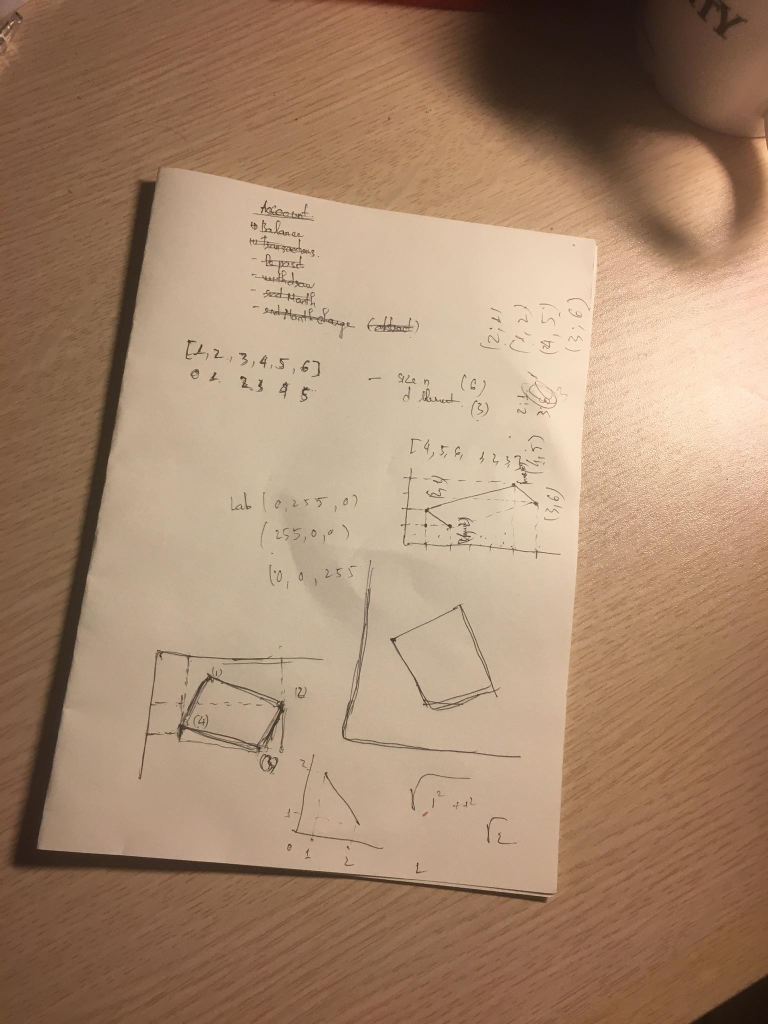
#> input picture scanner/image.jpg, 1536 x 2048 px (shown at 1/2 size)
$ python scan.py
#> lines starting #> are read from the running program, lines starting #| are printed output that depends on the picture; after the words box and inside, x2 and y2 are one past the last pixel; in counts of white or black regions, pixels touching at a corner belong together
### scanner/transform.py
# from imutils import perspective
import numpy as np
import cv2

rect = np.zeros((4,2), dtype="float32")

# print(rect)


def orderPoint(pts):
    rect = np.zeros((4,2), dtype="float32")
    s = pts.sum(axis = 1)
    rect[0] = pts[np.argmin(s)]
    rect[2] = pts[np.argmax(s)]

    diff  = np.diff(pts , axis = 1)
    rect[1] = pts[np.argmin(diff)]
    rect[3] = pts[np.argmax(diff)]


    return rect


def fourPointTransform(image, pts):

    rect = orderPoint(pts)

    (tl, tr, br, bl) = rect

    widthA = np.sqrt(((br[0] - bl[0]) ** 2) + ((br[1] - bl[1]) ** 2))
    widthB = np.sqrt(((tr[0] - tl[0]) ** 2) + ((tr[1] - tl[1]) ** 2))
    maxWidth = max(int(widthA), int(widthB))

    heightA = np.sqrt(((tr[0] - br[0]) ** 2) + ((tr[1] - br[1]) ** 2))
    heightB = np.sqrt(((tl[0] - bl[0]) ** 2) + ((tl[1] - bl[1]) ** 2))
    maxHeight = max(int(heightA), int(heightB))

    dst = np.array([
		[0, 0],
		[maxWidth - 1, 0],
		[maxWidth - 1, maxHeight - 1],
		[0, maxHeight - 1]], dtype = "float32")

    #Import only if not previously imported

    M = cv2.getPerspectiveTransform(rect, dst)
    warped = cv2.warpPerspective(image, M, (maxWidth, maxHeight))

    return warped

### scanner/scan.py
from transform import fourPointTransform
from skimage.filters import threshold_local
import numpy as np
import argparse
import cv2
import imutils


# [7 lines of commented-out code are left out]
image = cv2.imread("./image.jpg")
#> image is the input picture: shape (2048, 1536, 3); mean B, G, R 109.9, 135.6, 166.2
ratio = image.shape[0] / 500
#> ratio = 4.1
orig = image.copy()
image = imutils.resize(image,height= 500)
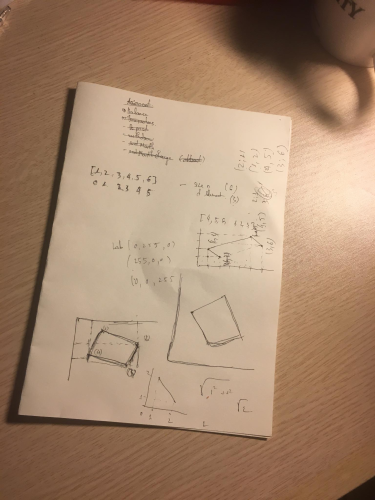
#> image: shape (500, 375, 3); mean B, G, R 109.9, 135.6, 166.2


# convert the image to grayscale, blur it and find adges
gray = cv2.cvtColor(image, cv2.COLOR_BGR2GRAY)
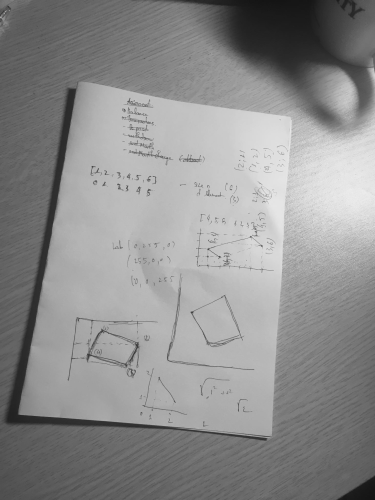
#> gray: shape (500, 375); min 19, max 236, mean 141.8
blur = cv2.GaussianBlur(gray, (3,3), 0)
edged = cv2.Canny(gray, 70, 200)
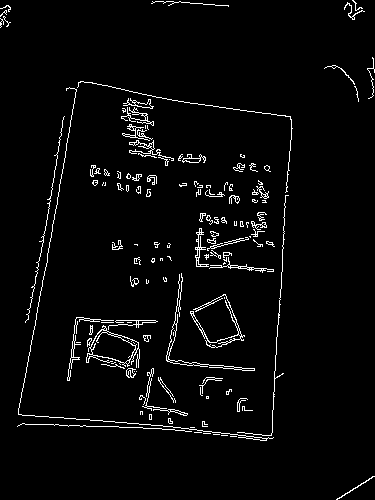
#> edged: shape (500, 375); 3.4% white in thin lines or dots


print("STEP 1: Edge Detection")
cv2.imshow("Image", image)
cv2.imshow("Edged", edged)
cv2.waitKey(0)
cv2.destroyAllWindows()


cnts = cv2.findContours(edged.copy(), cv2.RETR_LIST, cv2.CHAIN_APPROX_SIMPLE)
#> cnts = 296 contours, 253 with area under 20; largest, box (x1, y1, x2, y2) and area: (86, 325, 140, 368) 1099, (90, 329, 136, 364) 893, (190, 294, 245, 348) 324, (166, 274, 255, 371) 236, (206, 334, 241, 348) 148

cnts = imutils.grab_contours(cnts)
cnts = sorted(cnts, key=cv2.contourArea, reverse=True)[:5]
#> cnts = 5 contours; box (x1, y1, x2, y2) and area: (86, 325, 140, 368) 1099, (90, 329, 136, 364) 893, (190, 294, 245, 348) 324, (166, 274, 255, 371) 236, (206, 334, 241, 348) 148

screenCnt = []
for c in cnts:
    peri = cv2.arcLength(c, True)
    approx =cv2.approxPolyDP(c, 0.02 * peri ,True)

    if len(approx) == 4:
        screenCnt = approx

        break
#> this loop made 4 passes
#> (peri, screenCnt) on pass 4: (461, [[179, 274], [166, 360], [254, 370], [168, 358]])
#> peri on passes 1 to 3: 353.1, 183, 437.9


print("STEP 2: Find contours of paper")
print(screenCnt)
#| [[[179 274]]
#|  [[166 360]]
#|  [[254 370]]
#|  [[168 358]]]
print(screenCnt.reshape(4,2) * ratio)
#| [[ 733.184 1122.304]
#|  [ 679.936 1474.56 ]
#|  [1040.384 1515.52 ]
#|  [ 688.128 1466.368]]
cv2.drawContours(image, [screenCnt], -1, (0, 255, 0), 2)
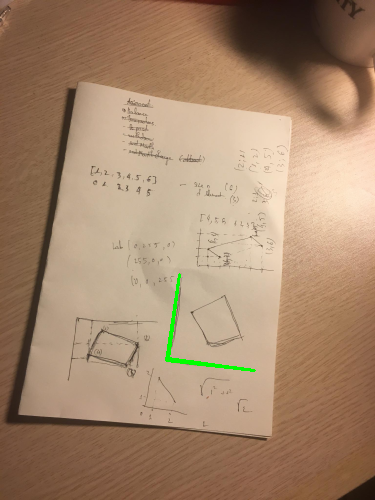
#> image: shape (500, 375, 3); 0.37% of pixels changed, all inside (x1, y1, x2, y2) = (165, 273, 256, 372)
cv2.imshow("Outline", image)
cv2.waitKey(0)
cv2.destroyAllWindows()

warped  =fourPointTransform(orig, screenCnt.reshape(4, 2) * ratio)
#> in orderPoint, `s = pts.sum(axis = 1)`: s = [1855.5, 2154.5, 2555.9, 2154.5]
#> in orderPoint, `diff  = np.diff(pts , axis = 1)`: diff = [389.1, 794.6, 475.1, 778.2]
#> in fourPointTransform, `rect = orderPoint(pts)`: rect = [[733.2, 1122.3], [733.2, 1122.3], [1040.4, 1515.5], [679.9, 1474.6]]
#> in fourPointTransform, `(tl, tr, br, bl) = rect`: tl = [733.2, 1122.3]; br = [1040.4, 1515.5]; bl = [679.9, 1474.6]
#> in fourPointTransform, `widthA = np.sqrt(((br[0] - bl[0]) ** 2) + ((br[1] - bl[1]) ** 2))`: widthA = 362.8
#> in fourPointTransform, `widthB = np.sqrt(((tr[0] - tl[0]) ** 2) + ((tr[1] - tl[1]) ** 2))`: widthB = 0
#> in fourPointTransform, `maxWidth = max(int(widthA), int(widthB))`: maxWidth = 362
#> in fourPointTransform, `heightA = np.sqrt(((tr[0] - br[0]) ** 2) + ((tr[1] - br[1]) ** 2))`: heightA = 499
#> in fourPointTransform, `heightB = np.sqrt(((tl[0] - bl[0]) ** 2) + ((tl[1] - bl[1]) ** 2))`: heightB = 356.3
#> in fourPointTransform, `maxHeight = max(int(heightA), int(heightB))`: maxHeight = 498
#> in fourPointTransform, `dst = np.array([ [0, 0], [maxWidth - 1, 0], [maxWidth - 1, maxHeight -..`: dst = [[0, 0], [361, 0], [361, 497], [0, 497]]
#> in fourPointTransform, `M = cv2.getPerspectiveTransform(rect, dst)`: M = [[0.000641, 9.69e-05, -0.579], [0.00075, 0.000237, -0.816], [1.51e-06, 4.76e-07, -0.00164]]
#> in fourPointTransform, `warped = cv2.warpPerspective(image, M, (maxWidth, maxHeight))`:
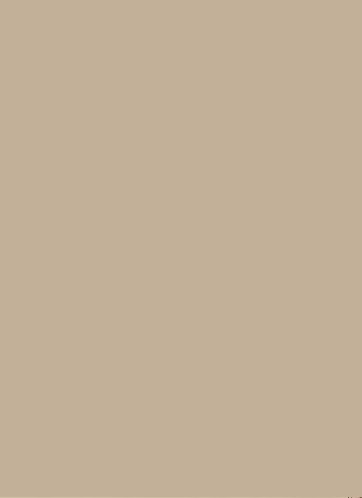
#> warped: shape (498, 362, 3); mean B, G, R 152, 176, 194

warped = cv2.cvtColor(warped, cv2.COLOR_BGR2GRAY)
#> warped: shape (498, 362)
T = threshold_local(warped, 11, offset = 10, method = "gaussian")
warped = (warped > T).astype("uint8") * 255
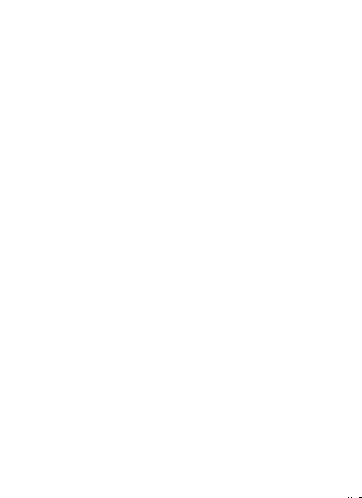
#> warped: shape (498, 362); 100% white; black in thin lines or dots, all inside (x1, y1, x2, y2) = (348, 497, 362, 498)

print("STEP 3: Apply perspective transform")
cv2.imshow("Original", imutils.resize(orig, height = 650))
cv2.imshow("Scanned", imutils.resize(warped, height = 650))
cv2.waitKey(0)

$ run again, with scanner/img2.jpg copied over scanner/image.jpg
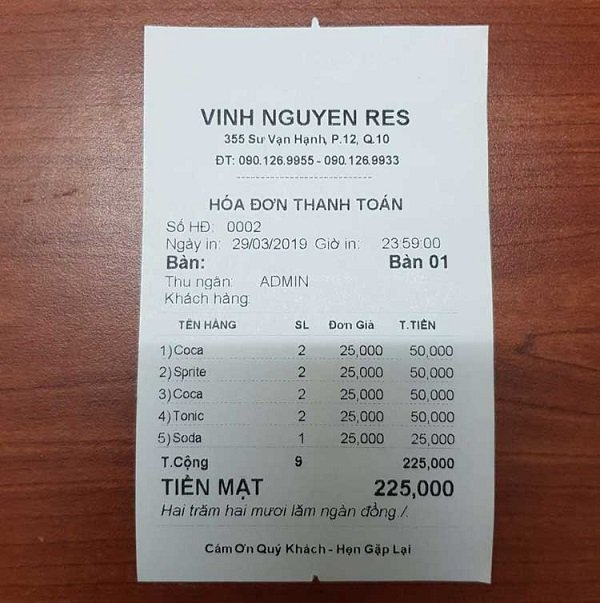
#> input picture scanner/img2.jpg, 600 x 603 px
#> image is the input picture: shape (603, 600, 3); mean B, G, R 127.6, 131.7, 149.5
#> `edged = cv2.Canny(gray, 70, 200)`:
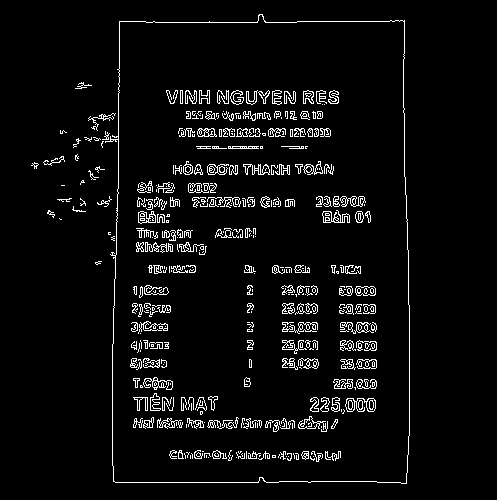
#> edged: shape (500, 497); 5% white in thin lines or dots, all inside (x1, y1, x2, y2) = (31, 14, 410, 484)
#> `cnts = cv2.findContours(edged.copy(), cv2.RETR_LIST, cv2.CHAIN_APPROX_..`: cnts = 763 contours, 593 with area under 20; largest, box (x1, y1, x2, y2) and area: (105, 14, 410, 484) 134008, (112, 14, 410, 484) 133976, (345, 398, 376, 412) 213, (355, 286, 376, 296) 162, (322, 210, 350, 223) 159
#> `cnts = sorted(cnts, key=cv2.contourArea, reverse=True)[:5]`: cnts = 5 contours; box (x1, y1, x2, y2) and area: (105, 14, 410, 484) 134008, (112, 14, 410, 484) 133976, (345, 398, 376, 412) 213, (355, 286, 376, 296) 162, (322, 210, 350, 223) 159
#> the loop `for c in cnts:` made 1 pass
#> (peri, screenCnt) on pass 1: (1627.8, [[119, 21], [113, 481], [406, 483], [404, 20]])
#| [[[119  21]]
#|  [[113 481]]
#|  [[406 483]]
#|  [[404  20]]]
#| [[143.514  25.326]
#|  [136.278 580.086]
#|  [489.636 582.498]
#|  [487.224  24.12 ]]
#> s = [168.8, 716.4, 1072.1, 511.3]
#> diff = [-118.2, 443.8, 92.86, -463.1]
#> rect = [[143.5, 25.33], [487.2, 24.12], [489.6, 582.5], [136.3, 580.1]]
#> tl = [143.5, 25.33]; tr = [487.2, 24.12]; br = [489.6, 582.5]; bl = [136.3, 580.1]
#> widthA = 353.4
#> widthB = 343.7
#> maxWidth = 353
#> heightA = 558.4
#> heightB = 554.8
#> maxHeight = 558
#> dst = [[0, 0], [352, 0], [352, 557], [0, 557]]
#> M = [[1.03, 0.0135, -148.9], [0.00364, 1.04, -26.77], [1.89e-05, 5.1e-05, 1]]
#> `cv2.imshow("Scanned", imutils.resize(warped, height = 650))`:
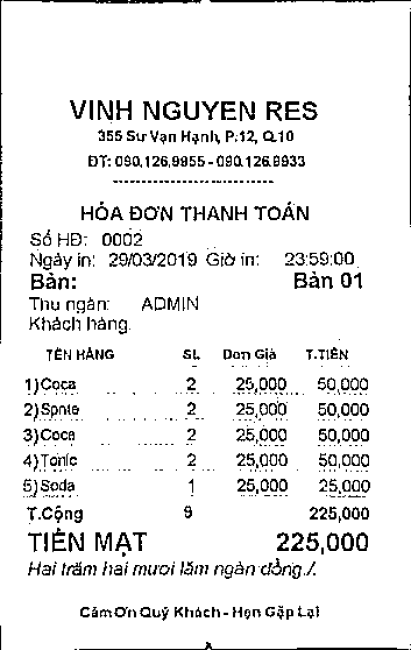
#> window 'Scanned': shape (650, 411); min 0, max 255, mean 235.3
